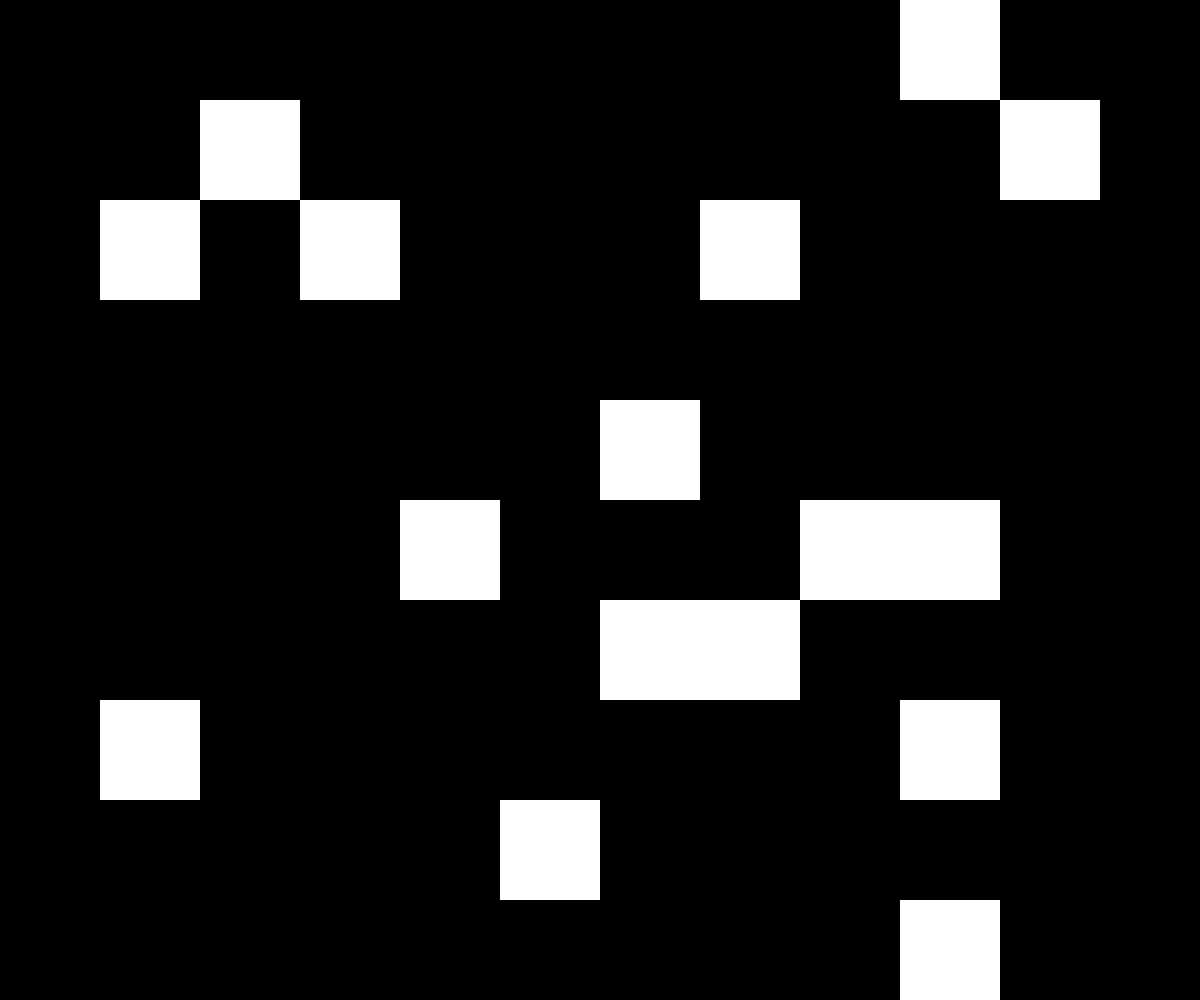
Frame 1 (no input)
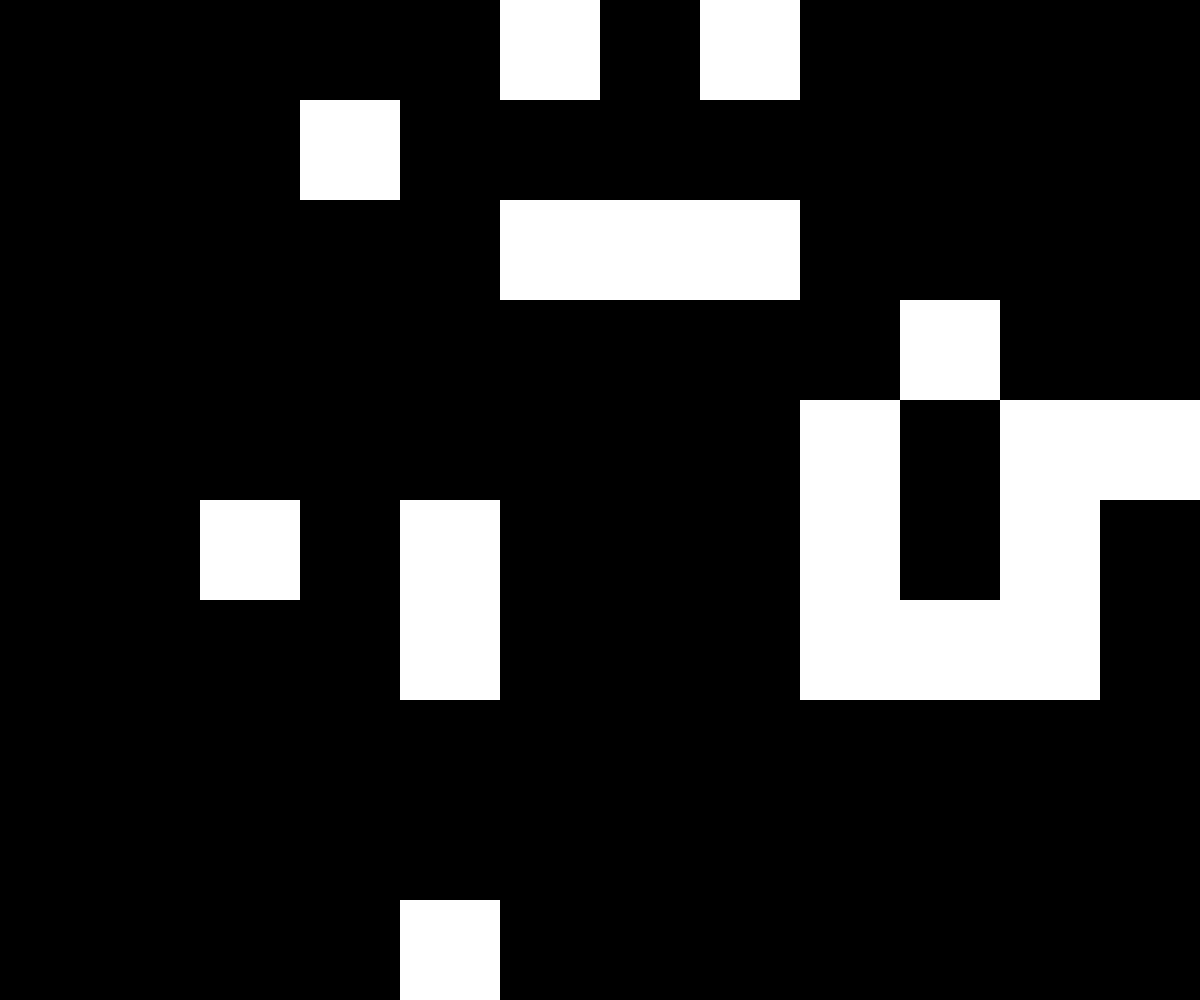
Frame 2 (the mouse pressed at the canvas centre, redrawn once)

The p5.js sketch that drew these frames (run headless with seeded random() and noise() and a simulated clock; the mouse was pressed at the canvas centre and the sketch redrawn once):

// p5.js sketch
// ── sketch.js
/*
Inspired by "rectangular forms" by the Belfort Group
Published in Computer Graphics and Art, 1976, Vol. 1, No. 3 	
*/

let cellSize;

function setup() {
  createCanvas(windowWidth, windowHeight);
  //all shapes do not have stroke
  noStroke();
}

function draw() {
  background(127);
  //take the smallest value between width / 10 and height / 10
  cellSize = min(width / 10, height / 10);

  //Update the x and y positions of the square
  for (let x = 0; x < width; x += cellSize) {
    for (let y = 0; y < height; y += cellSize) {
      // Generate a random number between 0 and 1
      let chance = random(1);
      //50% chance fill white
      if (chance < 0.1) {
        fill(255);
        //50% chance fill black
      } else {
        fill(0);
      }
      //draw square
      square(x, y, cellSize);
    }
  }
  noLoop();
}

// Restart the draw loop when the mouse is pressed.
function mousePressed() {
  loop();
}

function windowResized() {
  resizeCanvas(windowWidth, windowHeight);
}
